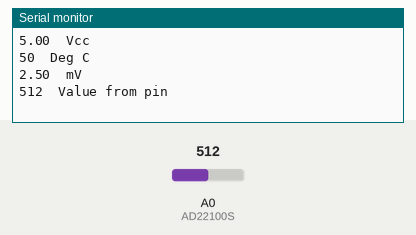
This sketch was run on a simulated Arduino Uno, built with avr-gcc and run on an emulated ATmega328P. Shown: the last lines printed to the serial monitor. The inputs (shaded band) are chosen by the test bench; at power-on: A0 (AD22100S) = 512.

Above: at 2.3 s.
2.4 s: A0 (AD22100S) set to 716
At 4.2 s:
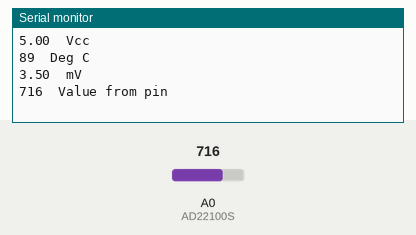
4.5 s: A0 (AD22100S) set to 900
At 5.5 s:
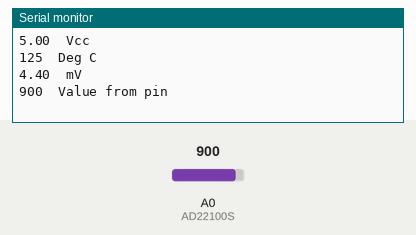
Timing chart, 0 to 7.5 s (numbered marks = the images above; inputs shaded):
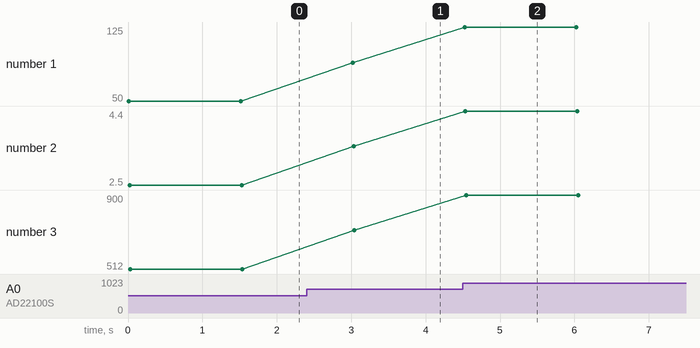

The sketch:

Temp_Sensor_AD22100s_calibrated1A.ino
```cpp
//Temporature sensor for AD22100S
int AD22100S = 0; //define temp sensor pin
int val;
int Valout;
unsigned int ADCValue;
double Voltage;
double Vcc;
//float cont = 23.875;
//float cont = 22.5;
//float cont = 29.375;

//Voltage meter reading gained by comparing the external voltage with the internal 1.1V
long readVcc() {
  long result;
  //Read the 1.1V reference against AVcc
  //ADMUX analog voltage reference byte
  ADMUX = _BV(REFS0) | _BV(MUX3) | _BV(MUX2) | _BV(MUX1);
  delay(2); // Wait for Vref to settle
  ADCSRA |= _BV(ADSC); // Start conversion
  while (bit_is_set(ADCSRA,ADSC)); // measuring
  result = ADCL;
  result |= ADCH<<8;
  result = 1125300L / result; //Back calculate AVcc in mV
  // uint8_t low  = ADCL; // must read ADCL first - it then locks ADCH ADC=Analog digital converter
  // uint8_t high = ADCH; // unlocks both

  //  long result = (high<<8) | low;

  //result = 1125300L / result; // Calculate Vcc (in mV); 1125300 = 1.1*1023*1000
  return result; // Vcc in millivolts
}
void setup()
{
  Serial.begin(9600);//setup Serial Library at 9600 bps
}
//long result = readVcc();
void loop()
{
  //val = analogRead(AD22100S); //Reads data from the AD22100S pin
  Vcc = readVcc()/1000.0;
  ADCValue = analogRead(AD22100S);
  Voltage = (ADCValue / 1023.0) * Vcc;
  Valout = map(ADCValue, 0, 1024, -50, 150); //maps the analogue read output range to the temperature range
  Serial.print(Vcc); //print the Vcc value
  Serial.print("\t");
  Serial.println("Vcc");
  Serial.print(Valout);
  Serial.print("\t");
  Serial.println("Deg C");
  Serial.print(Voltage);
  Serial.print("\t");
  Serial.println("mV");
  Serial.print(ADCValue);
  Serial.print("\t");
  Serial.println("Value from pin");
  Serial.println(" ");
  delay(1500);
}
```

Measured:
- after the input at 2.4 s, the serial monitor: prints a new line after 0.62 s (image 1)
- after the input at 4.5 s, the serial monitor: prints a new line at once (image 2)
- plotted number 1: 50 → 89 after the input at 2.4 s, 89 → 125 after the input at 4.5 s
- plotted number 2: 2.5 → 3.5 after the input at 2.4 s, 3.5 → 4.4 after the input at 4.5 s
- plotted number 3: 512 → 716 after the input at 2.4 s, 716 → 900 after the input at 4.5 s
